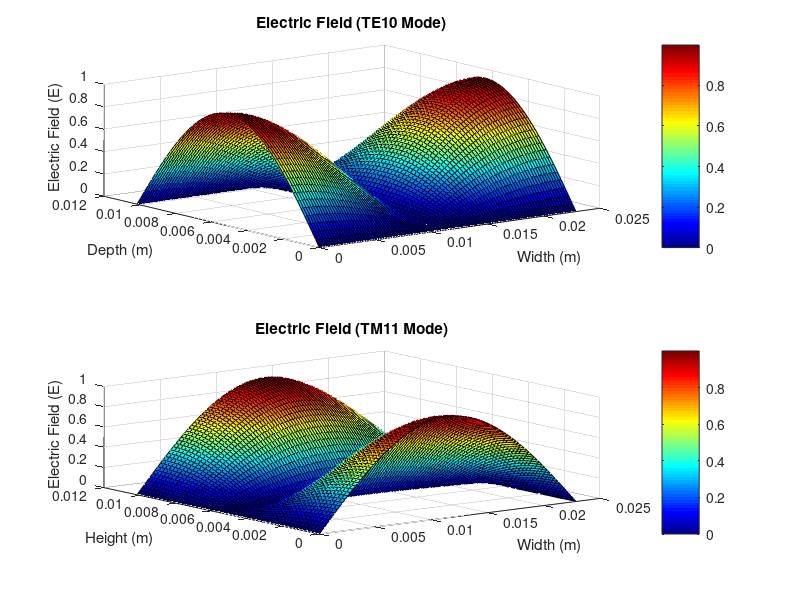

Reproduce this figure in MATLAB.
%waveguide
% Constants and dimensions
a = 0.02286; % Width of the waveguide (in meters)
b = 0.01016; % Height of the waveguide (in meters)
f = 10e9; % Frequency (10 GHz)
c = 3e8; % Speed of light (in meters per second)
lambda = c / f; % Wavelength (in meters)
 
% Spatial grid
x = linspace(0, a, 100); % Grid along the width
y = linspace(0, b, 50); % Grid along the height
z = linspace(0, lambda/2, 25); % Grid along the depth (half-wavelength)
 
% Create a 3D grid
[x_grid, y_grid, z_grid] = meshgrid(x, y, z); 
 
% Correct TE10 Mode Electric Field
kx = pi / a; 
ky = pi / b; 
kz = 2 * pi * f / c;
E_TE10 = cos(kx * x_grid) .* sin(ky * y_grid) .* cos(kz * z_grid);

% TM11 Mode
E_TM11 = sin(kx * x_grid) .* cos(ky * y_grid) .* cos(kz * z_grid);

% Visualization
figure;

% TE10 Mode Visualization
subplot(2, 1, 1);
surf(x_grid(:, :, 1), y_grid(:, :, 1), abs(E_TE10(:, :, 1))); % x-z plane
title('Electric Field (TE10 Mode)');
xlabel('Width (m)');
ylabel('Depth (m)');
zlabel('Electric Field (E)');
colormap('jet');
colorbar;

% TM11 Mode Visualization
subplot(2, 1, 2);
surf(x_grid(:, :, 1), y_grid(:, :, 1), abs(E_TM11(:, :, 1))); % x-y plane
title('Electric Field (TM11 Mode)');
xlabel('Width (m)');
ylabel('Height (m)');
zlabel('Electric Field (E)');
colormap('jet');
colorbar;